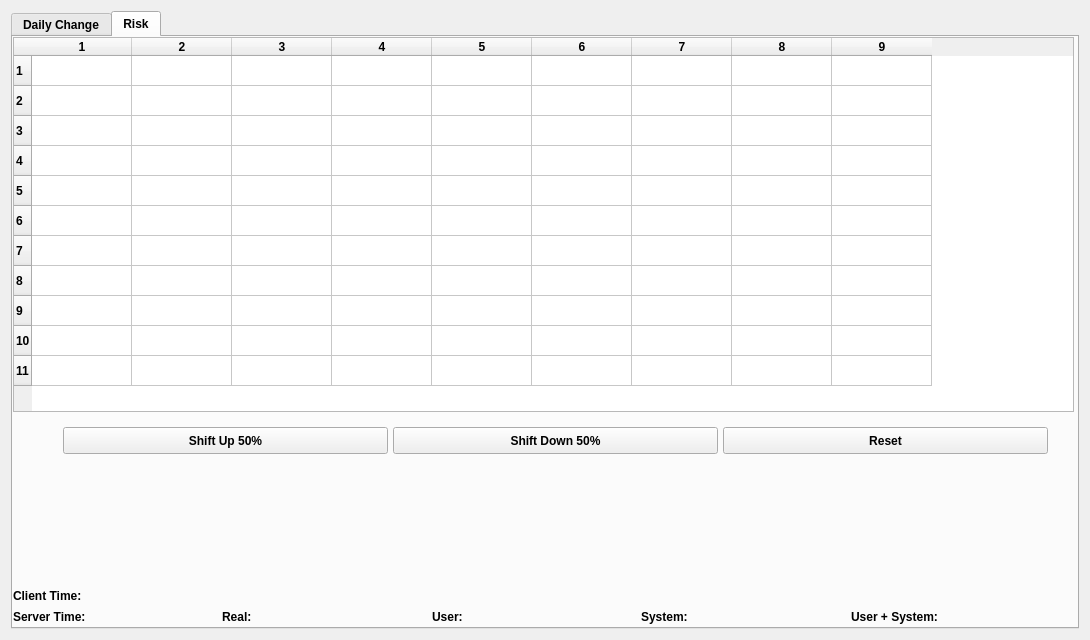
<?xml version="1.0" encoding="UTF-8"?>
<ui version="4.0">
 <class>Form</class>
 <widget class="QWidget" name="Form">
  <property name="geometry">
   <rect>
    <x>0</x>
    <y>0</y>
    <width>1090</width>
    <height>640</height>
   </rect>
  </property>
  <property name="sizePolicy">
   <sizepolicy hsizetype="Expanding" vsizetype="Expanding">
    <horstretch>0</horstretch>
    <verstretch>0</verstretch>
   </sizepolicy>
  </property>
  <property name="windowTitle">
   <string>Bond Raper</string>
  </property>
  <property name="autoFillBackground">
   <bool>false</bool>
  </property>
  <layout class="QVBoxLayout" name="verticalLayout">
   <item>
    <widget class="QTabWidget" name="tabWidget">
     <property name="sizePolicy">
      <sizepolicy hsizetype="Expanding" vsizetype="Ignored">
       <horstretch>0</horstretch>
       <verstretch>0</verstretch>
      </sizepolicy>
     </property>
     <property name="font">
      <font>
       <weight>75</weight>
       <bold>true</bold>
      </font>
     </property>
     <property name="focusPolicy">
      <enum>Qt::TabFocus</enum>
     </property>
     <property name="currentIndex">
      <number>1</number>
     </property>
     <widget class="QWidget" name="tab">
      <attribute name="title">
       <string>Daily Change</string>
      </attribute>
      <widget class="QTableWidget" name="changeTable">
       <property name="geometry">
        <rect>
         <x>0</x>
         <y>0</y>
         <width>1061</width>
         <height>441</height>
        </rect>
       </property>
       <property name="sortingEnabled">
        <bool>true</bool>
       </property>
       <property name="rowCount">
        <number>16</number>
       </property>
       <property name="columnCount">
        <number>10</number>
       </property>
       <row/>
       <row/>
       <row/>
       <row/>
       <row/>
       <row/>
       <row/>
       <row/>
       <row/>
       <row/>
       <row/>
       <row/>
       <row/>
       <row/>
       <row/>
       <row/>
       <column/>
       <column/>
       <column/>
       <column/>
       <column/>
       <column/>
       <column/>
       <column/>
       <column/>
       <column/>
      </widget>
      <widget class="QLabel" name="clientTime">
       <property name="geometry">
        <rect>
         <x>1</x>
         <y>535</y>
         <width>88</width>
         <height>17</height>
        </rect>
       </property>
       <property name="font">
        <font>
         <weight>75</weight>
         <bold>true</bold>
        </font>
       </property>
       <property name="text">
        <string>Client Time:</string>
       </property>
      </widget>
      <widget class="QWidget" name="">
       <property name="geometry">
        <rect>
         <x>2</x>
         <y>564</y>
         <width>1041</width>
         <height>19</height>
        </rect>
       </property>
       <layout class="QHBoxLayout" name="horizontalLayout">
        <item>
         <widget class="QLabel" name="serverTime">
          <property name="font">
           <font>
            <weight>75</weight>
            <bold>true</bold>
           </font>
          </property>
          <property name="text">
           <string>Server Time:</string>
          </property>
         </widget>
        </item>
        <item>
         <widget class="QLabel" name="realTime">
          <property name="font">
           <font>
            <weight>75</weight>
            <bold>true</bold>
           </font>
          </property>
          <property name="text">
           <string>Real:</string>
          </property>
         </widget>
        </item>
        <item>
         <widget class="QLabel" name="userTime">
          <property name="font">
           <font>
            <weight>75</weight>
            <bold>true</bold>
           </font>
          </property>
          <property name="text">
           <string>User:</string>
          </property>
         </widget>
        </item>
        <item>
         <widget class="QLabel" name="systemTime">
          <property name="font">
           <font>
            <weight>75</weight>
            <bold>true</bold>
           </font>
          </property>
          <property name="text">
           <string>System:</string>
          </property>
         </widget>
        </item>
        <item>
         <widget class="QLabel" name="userSystemTime">
          <property name="text">
           <string>User + System:</string>
          </property>
         </widget>
        </item>
       </layout>
      </widget>
      <widget class="QWidget" name="">
       <property name="geometry">
        <rect>
         <x>1</x>
         <y>450</y>
         <width>1041</width>
         <height>19</height>
        </rect>
       </property>
       <layout class="QHBoxLayout" name="horizontalLayout_2">
        <item>
         <widget class="QLabel" name="varTotal">
          <property name="font">
           <font>
            <weight>75</weight>
            <bold>true</bold>
           </font>
          </property>
          <property name="text">
           <string>VaR - Total:</string>
          </property>
         </widget>
        </item>
        <item>
         <widget class="QLabel" name="vt1">
          <property name="text">
           <string>opening</string>
          </property>
          <property name="textFormat">
           <enum>Qt::PlainText</enum>
          </property>
         </widget>
        </item>
        <item>
         <widget class="QLabel" name="vt2">
          <property name="text">
           <string>opening</string>
          </property>
          <property name="textFormat">
           <enum>Qt::PlainText</enum>
          </property>
         </widget>
        </item>
        <item>
         <widget class="QLabel" name="vt3">
          <property name="text">
           <string>opening</string>
          </property>
          <property name="textFormat">
           <enum>Qt::PlainText</enum>
          </property>
         </widget>
        </item>
       </layout>
      </widget>
      <widget class="QWidget" name="">
       <property name="geometry">
        <rect>
         <x>1</x>
         <y>507</y>
         <width>1041</width>
         <height>19</height>
        </rect>
       </property>
       <layout class="QHBoxLayout" name="horizontalLayout_3">
        <item>
         <widget class="QLabel" name="varCS">
          <property name="font">
           <font>
            <weight>75</weight>
            <bold>true</bold>
           </font>
          </property>
          <property name="text">
           <string>VaR - Credit Spread:</string>
          </property>
         </widget>
        </item>
        <item>
         <widget class="QLabel" name="vc1">
          <property name="text">
           <string>opening</string>
          </property>
          <property name="textFormat">
           <enum>Qt::PlainText</enum>
          </property>
         </widget>
        </item>
        <item>
         <widget class="QLabel" name="vc2">
          <property name="text">
           <string>opening</string>
          </property>
          <property name="textFormat">
           <enum>Qt::PlainText</enum>
          </property>
         </widget>
        </item>
        <item>
         <widget class="QLabel" name="vc3">
          <property name="text">
           <string>opening</string>
          </property>
          <property name="textFormat">
           <enum>Qt::PlainText</enum>
          </property>
         </widget>
        </item>
       </layout>
      </widget>
      <widget class="QWidget" name="">
       <property name="geometry">
        <rect>
         <x>1</x>
         <y>479</y>
         <width>1041</width>
         <height>19</height>
        </rect>
       </property>
       <layout class="QHBoxLayout" name="horizontalLayout_4">
        <item>
         <widget class="QLabel" name="varIR">
          <property name="font">
           <font>
            <weight>75</weight>
            <bold>true</bold>
           </font>
          </property>
          <property name="text">
           <string>VaR - Interest Rate:</string>
          </property>
         </widget>
        </item>
        <item>
         <widget class="QLabel" name="vi1">
          <property name="text">
           <string>opening</string>
          </property>
          <property name="textFormat">
           <enum>Qt::PlainText</enum>
          </property>
         </widget>
        </item>
        <item>
         <widget class="QLabel" name="vi2">
          <property name="text">
           <string>opening</string>
          </property>
          <property name="textFormat">
           <enum>Qt::PlainText</enum>
          </property>
         </widget>
        </item>
        <item>
         <widget class="QLabel" name="vi3">
          <property name="text">
           <string>opening</string>
          </property>
          <property name="textFormat">
           <enum>Qt::PlainText</enum>
          </property>
         </widget>
        </item>
       </layout>
      </widget>
     </widget>
     <widget class="QWidget" name="tab_2">
      <attribute name="title">
       <string>Risk</string>
      </attribute>
      <widget class="QTableWidget" name="riskTable">
       <property name="geometry">
        <rect>
         <x>0</x>
         <y>0</y>
         <width>1061</width>
         <height>375</height>
        </rect>
       </property>
       <property name="sortingEnabled">
        <bool>true</bool>
       </property>
       <property name="rowCount">
        <number>11</number>
       </property>
       <property name="columnCount">
        <number>9</number>
       </property>
       <row/>
       <row/>
       <row/>
       <row/>
       <row/>
       <row/>
       <row/>
       <row/>
       <row/>
       <row/>
       <row/>
       <column/>
       <column/>
       <column/>
       <column/>
       <column/>
       <column/>
       <column/>
       <column/>
       <column/>
      </widget>
      <widget class="QWidget" name="layoutWidget_3">
       <property name="geometry">
        <rect>
         <x>0</x>
         <y>570</y>
         <width>1041</width>
         <height>20</height>
        </rect>
       </property>
       <layout class="QHBoxLayout" name="horizontalLayout_5">
        <item>
         <widget class="QLabel" name="serverTime_2">
          <property name="font">
           <font>
            <weight>75</weight>
            <bold>true</bold>
           </font>
          </property>
          <property name="text">
           <string>Server Time:</string>
          </property>
         </widget>
        </item>
        <item>
         <widget class="QLabel" name="realTime_2">
          <property name="font">
           <font>
            <weight>75</weight>
            <bold>true</bold>
           </font>
          </property>
          <property name="text">
           <string>Real:</string>
          </property>
         </widget>
        </item>
        <item>
         <widget class="QLabel" name="userTime_2">
          <property name="font">
           <font>
            <weight>75</weight>
            <bold>true</bold>
           </font>
          </property>
          <property name="text">
           <string>User:</string>
          </property>
         </widget>
        </item>
        <item>
         <widget class="QLabel" name="systemTime_2">
          <property name="font">
           <font>
            <weight>75</weight>
            <bold>true</bold>
           </font>
          </property>
          <property name="text">
           <string>System:</string>
          </property>
         </widget>
        </item>
        <item>
         <widget class="QLabel" name="userSystemTime_2">
          <property name="text">
           <string>User + System:</string>
          </property>
         </widget>
        </item>
       </layout>
      </widget>
      <widget class="QLabel" name="clientTime_2">
       <property name="geometry">
        <rect>
         <x>0</x>
         <y>550</y>
         <width>1067</width>
         <height>17</height>
        </rect>
       </property>
       <property name="font">
        <font>
         <weight>75</weight>
         <bold>true</bold>
        </font>
       </property>
       <property name="text">
        <string>Client Time:</string>
       </property>
      </widget>
      <widget class="QPushButton" name="shiftUp">
       <property name="geometry">
        <rect>
         <x>50</x>
         <y>390</y>
         <width>325</width>
         <height>27</height>
        </rect>
       </property>
       <property name="text">
        <string>Shift Up 50%</string>
       </property>
      </widget>
      <widget class="QPushButton" name="shiftDown">
       <property name="geometry">
        <rect>
         <x>380</x>
         <y>390</y>
         <width>325</width>
         <height>27</height>
        </rect>
       </property>
       <property name="text">
        <string>Shift Down 50%</string>
       </property>
      </widget>
      <widget class="QPushButton" name="reset">
       <property name="geometry">
        <rect>
         <x>710</x>
         <y>390</y>
         <width>325</width>
         <height>27</height>
        </rect>
       </property>
       <property name="text">
        <string>Reset</string>
       </property>
      </widget>
     </widget>
    </widget>
   </item>
  </layout>
 </widget>
 <resources/>
 <connections>
  <connection>
   <sender>shiftUp</sender>
   <signal>clicked()</signal>
   <receiver>vc1</receiver>
   <slot>hide()</slot>
   <hints>
    <hint type="sourcelabel">
     <x>223</x>
     <y>443</y>
    </hint>
    <hint type="destinationlabel">
     <x>401</x>
     <y>556</y>
    </hint>
   </hints>
  </connection>
 </connections>
</ui>
